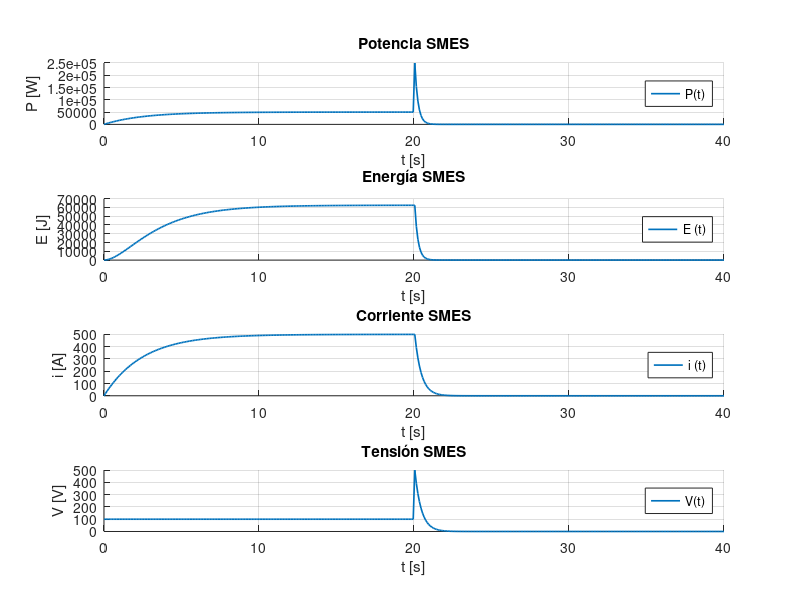

This figure's MATLAB source:
clc
clear
close all

% Parámetros Zhou R≠0


R = 0.2;                           % Ohm, case that the superconductor material has zero resistance (R = 0)
L = 0.5;                            % H
V_in = 100;                         % V
E_max = 62500;                       % Joules

%% Gráfica de i(t) carga/descarga para la EDO del modelo circuital

%% CARGA

t = linspace(0,20,200);
v_c = [V_in*ones(1,200)]';

sys_i = tf([1],[L R]);
i_c = lsim(sys_i, v_c, t);

%% DESCARGA

RL = 1;
k = -((R+RL)/L);
i0 = 499.832268686048;
i_d = i0*exp(k.*t);
i_d = i_d';
t1 = linspace(0,40,400);
i = [i_c ; i_d ];
v_d = RL*i_d;
v = [v_c ; v_d];

p_c = i_c.*v_c;
p_d = i_d.*v_d;

p = [p_c ; p_d];

E_c = 0.5*L.*i_c.*i_c;
E_d = 0.5*L.*i_d.*i_d;

E = [E_c ; E_d];


%% COMPORTAMIENTO POTENCIA ciclo con carga

subplot(4,1,1)

hold on
plot(t1,p,'LineWidth',1.2);
title('Potencia SMES');
xlabel('t [s]'); 
ylabel('P [W]');
legend('P(t)');
legend('Location','east');

grid on

%% COMPORTAMIENTO DE LA ENERGIA CARGA / STORAGE MODE

subplot(4,1,2)

hold on
plot(t1,E,'LineWidth',1.2)
title('Energía SMES');
xlabel('t [s]'); 
ylabel('E [J]');
legend('E (t)');
legend('Location','east');

grid on

%% COMPORTAMIENTO DE Corriente

subplot(4,1,3)

hold on
plot(t1,i,'LineWidth',1.2)

title('Corriente SMES');
xlabel('t [s]'); 
ylabel('i [A]');
legend('i (t)');
legend('Location','east');

grid on

%% COMPORTAMIENTO DE LA TENSIÓN

subplot(4,1,4)

hold on
plot(t1,v,'LineWidth',1.2);
title('Tensión SMES');
xlabel('t [s]'); 
ylabel('V [V]');
legend('V(t)');
legend('Location','east');

grid on
